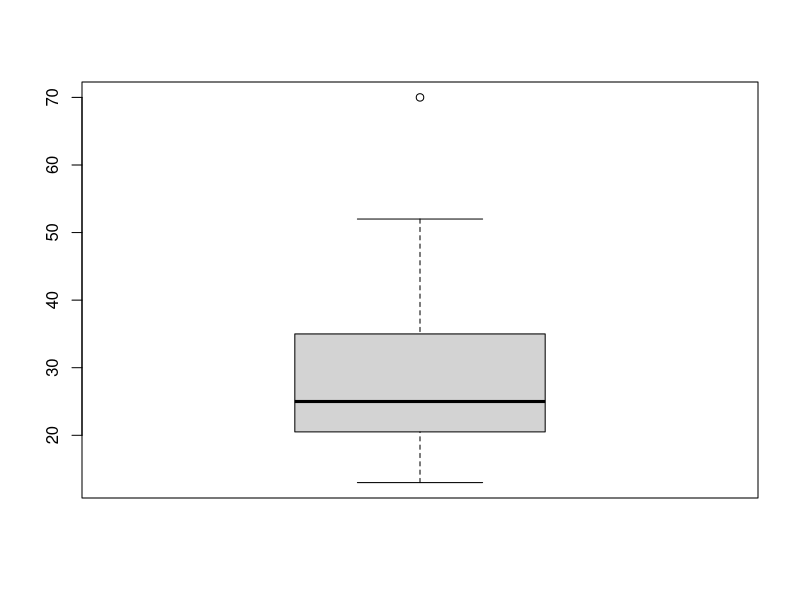
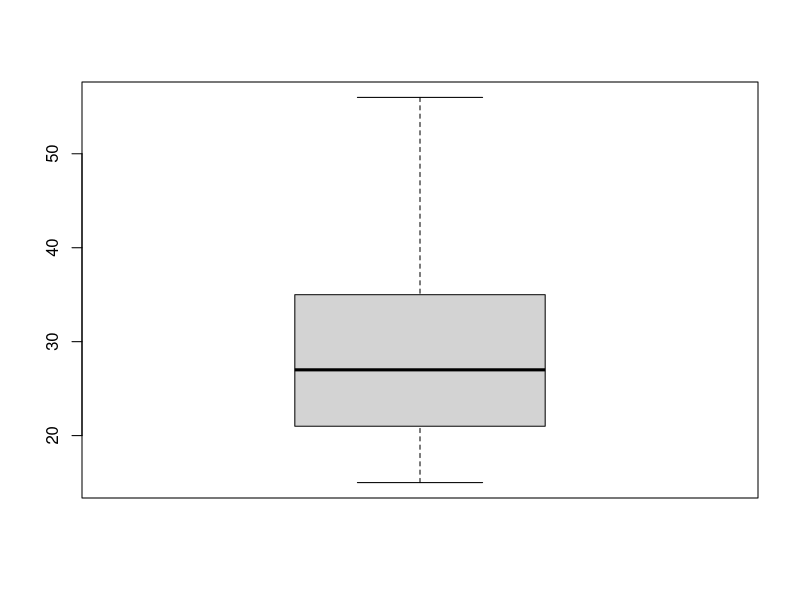
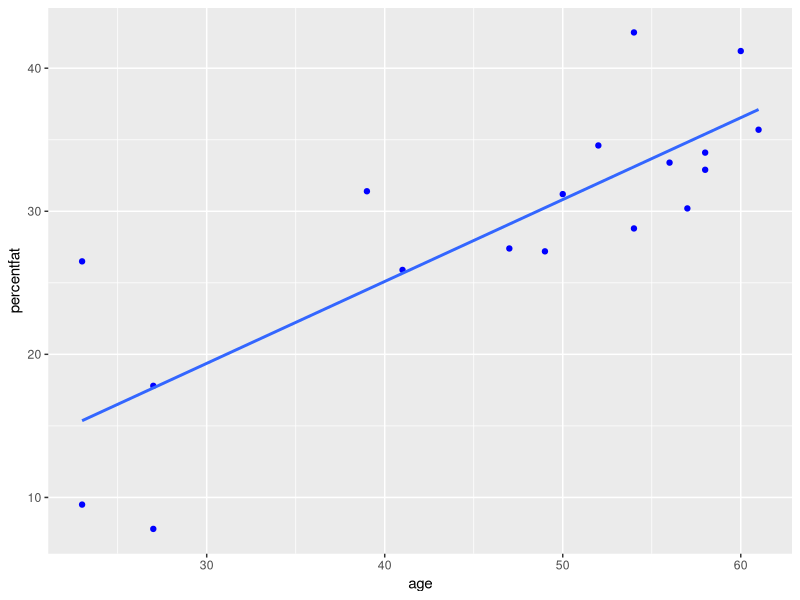
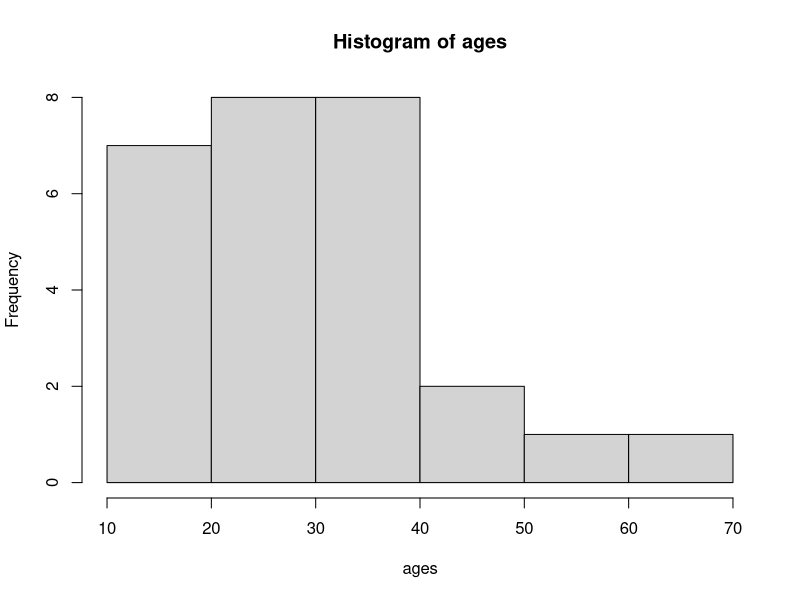

The R script that drew these images, in order:
#Chapter 3 HW#2 by Angela Hughes and Hannah Andrews
#Page 121, Exercises 3.2, 3.3, 3.5, 3.6, 3.8, 3.11
#due midnight 2/19

library(dplyr)

#3.2
#missing values can be replaced with the median, especially if the data is skewed.
#Or they could be replaced by the mean if the data is symmetrical.
#You could fill in the missing value with a Baysian-predicted value.
#It's generally not recommended to fill missing values with −∞.
#missing values can also be replaced with "N/A", "Unknown", to distinguish semantics.
#but these labels may interfere with analysis that seeks to recognize trends.

#3.3
#(a)
ages <- c(13, 15, 16, 16, 19, 20, 20, 21, 22, 22, 25, 25, 25, 25, 30,
          33, 33, 35, 35, 35, 35, 36, 40, 45, 46, 52, 70)
length(ages) #is 27

#bins of depth 3, where our 27 items are divided by 9 bins
ageBin1 <- c(13, 15, 16)
ageBin2 <- c(16, 19, 20)
ageBin3 <- c(20, 21, 22)
ageBin4 <- c(22, 25, 25)
ageBin5 <- c(25, 25, 30)
ageBin6 <- c(33, 33, 35)
ageBin7 <- c(35, 35, 35)
ageBin8 <- c(36, 40, 45)
ageBin9 <- c(46, 52, 70)

ageBins <- c(mean(ageBin1), mean(ageBin2), mean(ageBin3), mean(ageBin4), 
             mean(ageBin5), mean(ageBin6), mean(ageBin7), mean(ageBin8), mean(ageBin9)) 
ageBins <- round(ageBins)
print(ageBins) #there were too many sig figs
length(ageBins) #is 9

#comparing pre-smoothed and smoothed by bin means
fivenum(ages)
fivenum(ageBins)
boxplot(ages) #pre-smoothed treats highest value as an outlier
boxplot(ageBins)#smoothed has a higher median
mean(ages)
mean(ageBins) #mean is about the same, smoothed and pre-smoothed

#(b)
#outliers could be determined by cluster analysis, boxplots (such as above in 3.3(a)),
#and linear regression (by finding data outside of the line of best fit)

#(c)
#other methods of data smoothing include wavelet transform, clustering, 
#log linear models, and regression.


#3.5
#value ranges of the following normalization methods.

#(a)
#the value ranges of min-max normalization are the new min and the new max, as defined by
#the scientist. The values within that range are transformed in a linear way, where their
#relationships are preserved. After this normalization, 
#you can't introduce new values that fall outside of the original min-max.

#(b)
#the value ranges of z-score normalization are taken by subtracting the mean, and 
#dividing by the standard deviation, for each value.
#this can be used when the real min-max are unknown, and when there are outliers.

#(c)
#the value ranges of z-score normalization using mean absolute deviation are taken 
#by subtracting the mean, and dividing by the mean absolute deviation, for each value.
#this can diminish the powerful effect of outliers.
#mean absolute deviation: from each value, subtract the mean, sum the values after subtraction, 
#and divide by the total number of values.


#(d)
#the value ranges of normalization by decimal scaling normalization are such that that
#the absolute value of the maxium value is less than 1. We divide each value by
#ten to the power of whichever exponent achieves this. Basically, we're moving the decimal
#point over so that our largest value sits just to the right of the decimal. 

#3.6
#normalizing the following data
preNormed <- c(200, 300, 400, 600, 1000)

#(a) min-max normalization by setting min=0 and max=1
minMaxNormed <- (((preNormed[1])-200)/(1000-200))*(1-0)+0
minMaxNormed <- append(minMaxNormed,(((preNormed[2])-200)/(1000-200))*(1-0)+0, after=length(minMaxNormed))
minMaxNormed <- append(minMaxNormed,(((preNormed[3])-200)/(1000-200))*(1-0)+0, after=length(minMaxNormed))
minMaxNormed <- append(minMaxNormed,(((preNormed[4])-200)/(1000-200))*(1-0)+0, after=length(minMaxNormed))
minMaxNormed <- append(minMaxNormed,(((preNormed[5])-200)/(1000-200))*(1-0)+0, after=length(minMaxNormed))
print(minMaxNormed)

#(b) zscore norming
sd(preNormed)
mean(preNormed)
sdNormed <- ((preNormed[1])-mean(preNormed))/(sd(preNormed))
sdNormed <- append(sdNormed, ((preNormed[2])-mean(preNormed))/(sd(preNormed)), after=length(minMaxNormed))
sdNormed <- append(sdNormed, ((preNormed[3])-mean(preNormed))/(sd(preNormed)), after=length(minMaxNormed))
sdNormed <- append(sdNormed, ((preNormed[4])-mean(preNormed))/(sd(preNormed)), after=length(minMaxNormed))
sdNormed <- append(sdNormed, ((preNormed[5])-mean(preNormed))/(sd(preNormed)), after=length(minMaxNormed))
print(sdNormed)

#(c) z-score norming using mean absolute deviation
mAbsolute <- abs(preNormed[1] - mean(preNormed)) + abs(preNormed[2] - mean(preNormed)) + abs(preNormed[3] - mean(preNormed)) + abs(preNormed[4] - mean(preNormed)) + abs(preNormed[5] - mean(preNormed))
mAbsolute <- mAbsolute/length(preNormed)              

meanAbsNormed <- c()
meanAbsNormed <- ((preNormed[1])-mean(preNormed))/(mAbsolute)
meanAbsNormed <- append(meanAbsNormed, ((preNormed[2])-mean(preNormed))/(mAbsolute), after=length(meanAbsNormed))
meanAbsNormed <- append(meanAbsNormed, ((preNormed[3])-mean(preNormed))/(mAbsolute), after=length(meanAbsNormed))
meanAbsNormed <- append(meanAbsNormed, ((preNormed[4])-mean(preNormed))/(mAbsolute), after=length(meanAbsNormed))
meanAbsNormed <- append(meanAbsNormed, ((preNormed[5])-mean(preNormed))/(mAbsolute), after=length(meanAbsNormed))

#(d) decimal norming
decNormed <- preNormed / 10^3
#most of the values are less than 1, with the exception of the max value, which is 1.

#3.8
age <- c(23,23,27,27,39,41,47,49,50,52,54,54,56,57,58,58,60,61)
percentfat <- c(9.5,26.5,7.8,17.8,31.4,25.9,27.4,27.2,31.2,34.6,
                42.5,28.8,33.4,30.2,34.1,32.9,41.2,35.7)
#(a) Normalize the two attributes based on z-score normalization
sd(age)
mean(age)
ageSDnormed <- (age - mean(age))/(sd(age))
print(ageSDnormed)

sd(percentfat)
mean(percentfat)
fatSDnormed <- (percentfat - mean(percentfat)) / (sd(percentfat))
print(fatSDnormed)

#(b) Pearson's correlation coefficient and covariance
library(ggplot2)
corr <- cor.test(x=age, y=percentfat, method = 'pearson')
print(corr)
#age and body fat % are positively correlated, since the correlation
#coefficient is a positive value, and is strong (close to 1)
ggplot(data=NULL, aes(x=age, y=percentfat)) + 
  geom_point(color='blue') + 
  geom_smooth(method=lm, se=FALSE, fullrange=TRUE)


#3.11
#(a) create equal-width histogram, width 10.
print(ages)
hist(ages)
